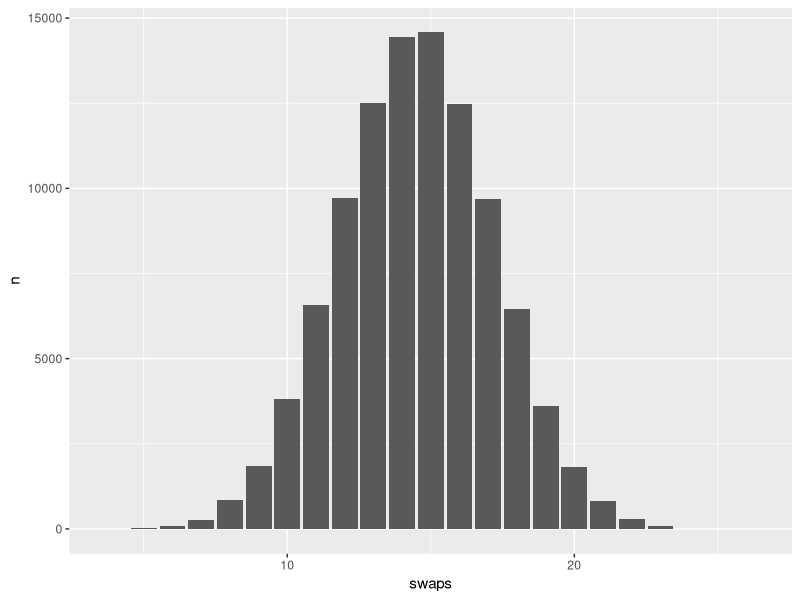

Write R code to recreate this figure.
## ---- chunk 1
knitr::opts_chunk$set(
  warning = FALSE, # supress warnings per default 
  message = FALSE  # supress messages per default 
)
## ---- chunk 2
library(tidyverse)
library(cowplot)
## ---- chunk 3
group_1 <- c(
  104, 105, 100, 91, 105, 118, 164, 168, 111, 107, 136, 149, 104, 114, 107, 95, 
  83, 114, 171, 176, 117, 107, 108, 107, 119, 126, 105, 119, 107, 131
)
group_2 <- c(
  133, 115, 84, 79, 127, 103, 109, 128, 127, 107, 94, 95, 90, 118, 124, 108, 
  87, 111, 96, 89, 106, 121, 99, 86, 115, 136, 114
)

t.test(
  x = group_1,
  y = group_2,
  alternative = "two.sided",
  mu = 0, # mu is actually delta, i.e. the difference between mean of group 1 and mean of group 2
  paired = FALSE,
  var.equal = TRUE
)
## ---- chunk 4
observed_counts <- matrix(
  c(
    31,56,23,
    104,67,12,
    24,34,42,
    19,16,8
  ),
  nrow = 4,
  byrow = T,
  dimnames = list(
    program = c("CogSci", "Psych", "Computer Science", "Philosophy"),
    preference = c("frequentist", "Bayes", "bootstrap")
    
  )
)
observed_counts # Let's take a look at our data

# N <- sum(observed_counts) # Parameter N (observed) is the total number of observations
# p_row <- rowSums(observed_counts)/N # Get relative counts in rows
# p_col <- colSums(observed_counts)/N # Get relative counts in columns
# expectation_matrix <- (p_row %o% p_col) * N # Get the predicted observations
# expectation_vector <- as.vector(expectation_matrix) # Transform into vector for built in chi-squared test

chisq.test(x = observed_counts, correct = FALSE)
## ---- chunk 5
mysterious_function <- function(vec) {
  map_lgl(
    1:(length(vec)-1),
    function(i) {vec[i] == vec[i+1]}
  ) %>% sum()
}

mysterious_function(c(1,2,1,1,1,1,2,3,3,4))
## ---- chunk 6
binom.test(
  x = 15, # tests statistic k is number of heads / successes (observed)
  n = 30, # total number of coin flips / observations (observed)
  p = 0.5, # coin bias, theta = 0.5 indicates that the coin is fair
  alternative = "two.sided"
)
## ---- chunk 7
number_of_swaps <- function(vec) {
  map_lgl(
    1:(length(vec)-1),
    function(i) {vec[i] != vec[i+1]}
  ) %>% sum()
}

obs_1 <- rep(c(1,0), each = 15)  # 15 ones followed by 15 zeros
obs_2 <- rep(c(1,0), times = 15) # 15 pairs of one-zero
obs_3 <- c(1,1,1,1,0,0,0,0,0,0,1,1,1,1,0,0,0,1,1,0,0,1,1,1,1,0,0,0,0,1)

number_of_swaps(obs_1)
number_of_swaps(obs_2)
number_of_swaps(obs_3)
## ---- chunk 8
sample_nr_swaps <- function(n_samples) {
  swaps_count <- c()
  for(i in 1:n_samples) {
    swaps_count[i] = number_of_swaps(sample(c(1,0), size = 30, replace = T))
  }
  return(swaps_count)
}
sample_nr_swaps(30)
## ---- chunk 9
tibble(swaps = sample_nr_swaps(100000)) %>%
dplyr::count(swaps) %>%
ggplot(aes(x = swaps, y = n)) +
  geom_col()
## ---- chunk 10
n_samples <- 100000
MC_sampling_p_value <- function(n_samples) {
  mean(sample_nr_swaps(n_samples) <= number_of_swaps(obs_3))
}
MC_sampling_p_value(n_samples)
